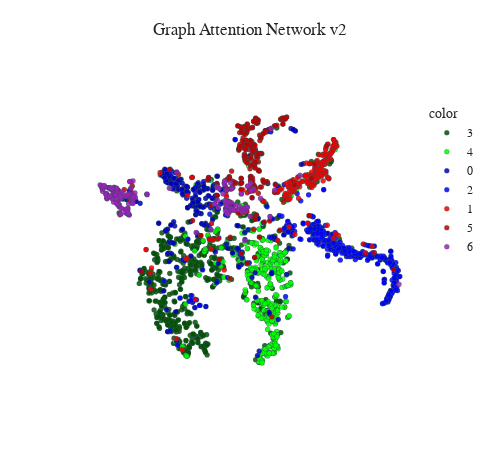

Notebook cell for this chart:
### Code cell
gat_output = model(data)

tsne_representation(x = gat_output, y = data.y, title = "Graph Attention Network v2")

### Figure 1 — Plotly figure (JSON) as saved in the notebook; plotly's stock layout.template omitted (floating-point values rounded to 4 significant figures; data arrays with more than 128 entries replaced by an {"elided": "..."} marker saying what was removed)
{"data": [{"hovertemplate": "color=3<br>x=%{x}<br>y=%{y}<extra></extra>", "legendgroup": "3", "marker": {"color": "#005200", "line": {"color": "DarkSlateGrey", "width": 0.3}, "opacity": 0.85, "size": 5, "symbol": "circle"}, "mode": "markers", "name": "3", "showlegend": true, "type": "scattergl", "x": {"elided": "818 float values"}, "xaxis": "x", "y": {"elided": "818 float values"}, "yaxis": "y"}, {"hovertemplate": "color=4<br>x=%{x}<br>y=%{y}<extra></extra>", "legendgroup": "4", "marker": {"color": "#00FF00", "line": {"color": "DarkSlateGrey", "width": 0.3}, "opacity": 0.85, "size": 5, "symbol": "circle"}, "mode": "markers", "name": "4", "showlegend": true, "type": "scattergl", "x": {"elided": "426 float values"}, "xaxis": "x", "y": {"elided": "426 float values"}, "yaxis": "y"}, {"hovertemplate": "color=0<br>x=%{x}<br>y=%{y}<extra></extra>", "legendgroup": "0", "marker": {"color": "#0000BD", "line": {"color": "DarkSlateGrey", "width": 0.3}, "opacity": 0.85, "size": 5, "symbol": "circle"}, "mode": "markers", "name": "0", "showlegend": true, "type": "scattergl", "x": {"elided": "351 float values"}, "xaxis": "x", "y": {"elided": "351 float values"}, "yaxis": "y"}, {"hovertemplate": "color=2<br>x=%{x}<br>y=%{y}<extra></extra>", "legendgroup": "2", "marker": {"color": "#0000FF", "line": {"color": "DarkSlateGrey", "width": 0.3}, "opacity": 0.85, "size": 5, "symbol": "circle"}, "mode": "markers", "name": "2", "showlegend": true, "type": "scattergl", "x": {"elided": "418 float values"}, "xaxis": "x", "y": {"elided": "418 float values"}, "yaxis": "y"}, {"hovertemplate": "color=1<br>x=%{x}<br>y=%{y}<extra></extra>", "legendgroup": "1", "marker": {"color": "#F20000", "line": {"color": "DarkSlateGrey", "width": 0.3}, "opacity": 0.85, "size": 5, "symbol": "circle"}, "mode": "markers", "name": "1", "showlegend": true, "type": "scattergl", "x": {"elided": "217 float values"}, "xaxis": "x", "y": {"elided": "217 float values"}, "yaxis": "y"}, {"hovertemplate": "color=5<br>x=%{x}<br>y=%{y}<extra></extra>", "legendgroup": "5", "marker": {"color": "#BD0000", "line": {"color": "DarkSlateGrey", "width": 0.3}, "opacity": 0.85, "size": 5, "symbol": "circle"}, "mode": "markers", "name": "5", "showlegend": true, "type": "scattergl", "x": {"elided": "298 float values"}, "xaxis": "x", "y": {"elided": "298 float values"}, "yaxis": "y"}, {"hovertemplate": "color=6<br>x=%{x}<br>y=%{y}<extra></extra>", "legendgroup": "6", "marker": {"color": "#9C1FBF", "line": {"color": "DarkSlateGrey", "width": 0.3}, "opacity": 0.85, "size": 5, "symbol": "circle"}, "mode": "markers", "name": "6", "showlegend": true, "type": "scattergl", "x": {"elided": "180 float values"}, "xaxis": "x", "y": {"elided": "180 float values"}, "yaxis": "y"}], "layout": {"font": {"family": "Times New Roman"}, "height": 460, "legend": {"title": {"text": "color"}, "tracegroupgap": 0}, "title": {"text": "Graph Attention Network v2", "x": 0.5, "xanchor": "center", "y": 0.95, "yanchor": "top"}, "width": 500, "xaxis": {"anchor": "y", "domain": [0, 1], "title": {"text": ""}, "visible": false}, "yaxis": {"anchor": "x", "domain": [0, 1], "title": {"text": ""}, "visible": false}}}
